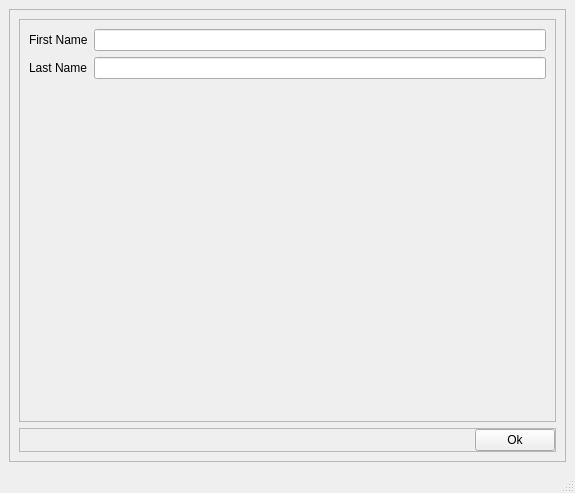
<?xml version="1.0" encoding="UTF-8"?>
<ui version="4.0">
 <class>MainWindow</class>
 <widget class="QMainWindow" name="MainWindow">
  <property name="geometry">
   <rect>
    <x>0</x>
    <y>0</y>
    <width>575</width>
    <height>493</height>
   </rect>
  </property>
  <property name="windowTitle">
   <string>MainWindow</string>
  </property>
  <widget class="QWidget" name="centralwidget">
   <layout class="QVBoxLayout" name="verticalLayout_2">
    <item>
     <widget class="QFrame" name="frame_MainWindow">
      <property name="sizePolicy">
       <sizepolicy hsizetype="Expanding" vsizetype="Expanding">
        <horstretch>0</horstretch>
        <verstretch>0</verstretch>
       </sizepolicy>
      </property>
      <property name="frameShape">
       <enum>QFrame::Shape::StyledPanel</enum>
      </property>
      <property name="frameShadow">
       <enum>QFrame::Shadow::Raised</enum>
      </property>
      <layout class="QVBoxLayout" name="verticalLayout">
       <item>
        <widget class="QFrame" name="frame_Name">
         <property name="sizePolicy">
          <sizepolicy hsizetype="Preferred" vsizetype="Expanding">
           <horstretch>0</horstretch>
           <verstretch>0</verstretch>
          </sizepolicy>
         </property>
         <property name="frameShape">
          <enum>QFrame::Shape::StyledPanel</enum>
         </property>
         <property name="frameShadow">
          <enum>QFrame::Shadow::Raised</enum>
         </property>
         <layout class="QFormLayout" name="formLayout">
          <item row="0" column="0">
           <widget class="QLabel" name="label_FirstName">
            <property name="text">
             <string>First Name</string>
            </property>
           </widget>
          </item>
          <item row="0" column="1">
           <widget class="QLineEdit" name="lineEdit_FirstName"/>
          </item>
          <item row="1" column="0">
           <widget class="QLabel" name="label_LastName">
            <property name="text">
             <string>Last Name</string>
            </property>
           </widget>
          </item>
          <item row="1" column="1">
           <widget class="QLineEdit" name="lineEdit_LastName"/>
          </item>
         </layout>
        </widget>
       </item>
       <item>
        <widget class="QFrame" name="frame_Button">
         <property name="frameShape">
          <enum>QFrame::Shape::StyledPanel</enum>
         </property>
         <property name="frameShadow">
          <enum>QFrame::Shadow::Raised</enum>
         </property>
         <layout class="QHBoxLayout" name="horizontalLayout">
          <property name="topMargin">
           <number>0</number>
          </property>
          <property name="rightMargin">
           <number>0</number>
          </property>
          <property name="bottomMargin">
           <number>0</number>
          </property>
          <item>
           <spacer name="horizontalSpacer_Button_Ok">
            <property name="orientation">
             <enum>Qt::Orientation::Horizontal</enum>
            </property>
            <property name="sizeHint" stdset="0">
             <size>
              <width>442</width>
              <height>20</height>
             </size>
            </property>
           </spacer>
          </item>
          <item>
           <widget class="QPushButton" name="pushButton_Ok">
            <property name="text">
             <string extracomment="This is the Ok button">Ok</string>
            </property>
           </widget>
          </item>
         </layout>
        </widget>
       </item>
      </layout>
     </widget>
    </item>
   </layout>
  </widget>
  <widget class="QMenuBar" name="menubar">
   <property name="geometry">
    <rect>
     <x>0</x>
     <y>0</y>
     <width>575</width>
     <height>33</height>
    </rect>
   </property>
  </widget>
  <widget class="QStatusBar" name="statusbar"/>
 </widget>
 <resources/>
 <connections/>
</ui>
